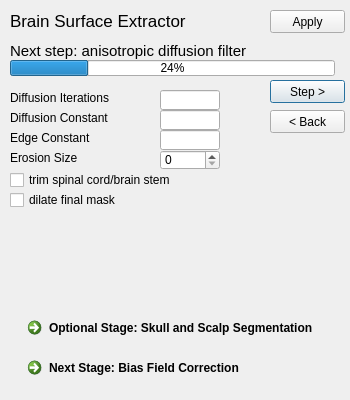
<?xml version="1.0" encoding="UTF-8"?>
<ui version="4.0">
 <class>SkullStrippingDialog</class>
 <widget class="QDialog" name="SkullStrippingDialog">
  <property name="geometry">
   <rect>
    <x>0</x>
    <y>0</y>
    <width>350</width>
    <height>400</height>
   </rect>
  </property>
  <property name="windowTitle">
   <string>Skull Stripping Tool (BSE)</string>
  </property>
  <widget class="QLineEdit" name="diffusionIterationsEditBox">
   <property name="geometry">
    <rect>
     <x>160</x>
     <y>90</y>
     <width>60</width>
     <height>20</height>
    </rect>
   </property>
  </widget>
  <widget class="QLabel" name="label">
   <property name="geometry">
    <rect>
     <x>10</x>
     <y>90</y>
     <width>141</width>
     <height>16</height>
    </rect>
   </property>
   <property name="text">
    <string>Diffusion Iterations</string>
   </property>
  </widget>
  <widget class="QPushButton" name="applyButton">
   <property name="geometry">
    <rect>
     <x>270</x>
     <y>10</y>
     <width>75</width>
     <height>23</height>
    </rect>
   </property>
   <property name="text">
    <string>Apply</string>
   </property>
  </widget>
  <widget class="QLineEdit" name="diffusionConstantEditBox">
   <property name="geometry">
    <rect>
     <x>160</x>
     <y>110</y>
     <width>60</width>
     <height>20</height>
    </rect>
   </property>
   <property name="toolTip">
    <string/>
   </property>
  </widget>
  <widget class="QLabel" name="label_2">
   <property name="geometry">
    <rect>
     <x>10</x>
     <y>110</y>
     <width>141</width>
     <height>16</height>
    </rect>
   </property>
   <property name="text">
    <string>Diffusion Constant</string>
   </property>
  </widget>
  <widget class="QLineEdit" name="edgeConstantEditBox">
   <property name="geometry">
    <rect>
     <x>160</x>
     <y>130</y>
     <width>60</width>
     <height>20</height>
    </rect>
   </property>
  </widget>
  <widget class="QLabel" name="label_3">
   <property name="geometry">
    <rect>
     <x>10</x>
     <y>130</y>
     <width>141</width>
     <height>16</height>
    </rect>
   </property>
   <property name="text">
    <string>Edge Constant</string>
   </property>
  </widget>
  <widget class="QLabel" name="label_4">
   <property name="geometry">
    <rect>
     <x>10</x>
     <y>150</y>
     <width>141</width>
     <height>16</height>
    </rect>
   </property>
   <property name="text">
    <string>Erosion Size</string>
   </property>
  </widget>
  <widget class="QSpinBox" name="erosionSizeSpinbox">
   <property name="geometry">
    <rect>
     <x>160</x>
     <y>150</y>
     <width>60</width>
     <height>20</height>
    </rect>
   </property>
  </widget>
  <widget class="QCheckBox" name="dilateFinalMaskCheckBox">
   <property name="geometry">
    <rect>
     <x>10</x>
     <y>190</y>
     <width>191</width>
     <height>20</height>
    </rect>
   </property>
   <property name="text">
    <string>dilate final mask</string>
   </property>
  </widget>
  <widget class="QCheckBox" name="trimSpinalCordCheckBox">
   <property name="geometry">
    <rect>
     <x>10</x>
     <y>170</y>
     <width>201</width>
     <height>20</height>
    </rect>
   </property>
   <property name="text">
    <string>trim spinal cord/brain stem</string>
   </property>
  </widget>
  <widget class="QLabel" name="label_5">
   <property name="geometry">
    <rect>
     <x>10</x>
     <y>10</y>
     <width>191</width>
     <height>21</height>
    </rect>
   </property>
   <property name="font">
    <font>
     <pointsize>13</pointsize>
    </font>
   </property>
   <property name="text">
    <string>Brain Surface Extractor</string>
   </property>
  </widget>
  <widget class="QLabel" name="stepNameText">
   <property name="geometry">
    <rect>
     <x>10</x>
     <y>40</y>
     <width>291</width>
     <height>21</height>
    </rect>
   </property>
   <property name="font">
    <font>
     <pointsize>11</pointsize>
    </font>
   </property>
   <property name="text">
    <string>Next step: anisotropic diffusion filter</string>
   </property>
  </widget>
  <widget class="QPushButton" name="runStepButton">
   <property name="geometry">
    <rect>
     <x>270</x>
     <y>80</y>
     <width>75</width>
     <height>23</height>
    </rect>
   </property>
   <property name="text">
    <string>Step &gt;</string>
   </property>
   <property name="default">
    <bool>true</bool>
   </property>
  </widget>
  <widget class="QPushButton" name="previousStepButton">
   <property name="geometry">
    <rect>
     <x>270</x>
     <y>110</y>
     <width>75</width>
     <height>23</height>
    </rect>
   </property>
   <property name="text">
    <string>&lt; Back</string>
   </property>
  </widget>
  <widget class="QProgressBar" name="progressBar">
   <property name="geometry">
    <rect>
     <x>10</x>
     <y>60</y>
     <width>325</width>
     <height>16</height>
    </rect>
   </property>
   <property name="value">
    <number>24</number>
   </property>
  </widget>
  <widget class="QLineEdit" name="diffusionIterationsEditBox_2">
   <property name="geometry">
    <rect>
     <x>370</x>
     <y>150</y>
     <width>60</width>
     <height>20</height>
    </rect>
   </property>
  </widget>
  <widget class="QCommandLinkButton" name="bfcButton">
   <property name="geometry">
    <rect>
     <x>20</x>
     <y>350</y>
     <width>321</width>
     <height>41</height>
    </rect>
   </property>
   <property name="text">
    <string>Next Stage: Bias Field Correction</string>
   </property>
  </widget>
  <widget class="QLabel" name="autosaveLabel">
   <property name="geometry">
    <rect>
     <x>10</x>
     <y>220</y>
     <width>331</width>
     <height>31</height>
    </rect>
   </property>
   <property name="text">
    <string/>
   </property>
   <property name="alignment">
    <set>Qt::AlignLeading|Qt::AlignLeft|Qt::AlignTop</set>
   </property>
  </widget>
  <widget class="QCommandLinkButton" name="skullAndScalpButton">
   <property name="geometry">
    <rect>
     <x>20</x>
     <y>310</y>
     <width>321</width>
     <height>41</height>
    </rect>
   </property>
   <property name="text">
    <string>Optional Stage: Skull and Scalp Segmentation</string>
   </property>
  </widget>
 </widget>
 <resources/>
 <connections/>
</ui>
